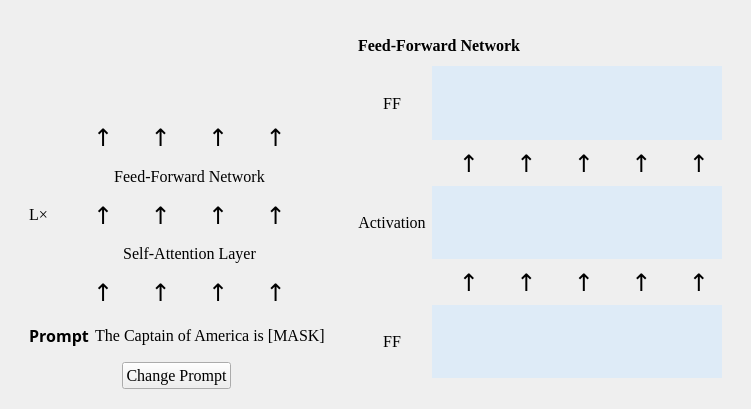
<?xml version="1.0" encoding="UTF-8"?>
<ui version="4.0">
 <class>Example_QWidget</class>
 <widget class="QWidget" name="Example_QWidget">
  <property name="geometry">
   <rect>
    <x>0</x>
    <y>0</y>
    <width>736</width>
    <height>409</height>
   </rect>
  </property>
  <property name="windowTitle">
   <string>Form</string>
  </property>
  <property name="styleSheet">
   <string notr="true"/>
  </property>
  <layout class="QHBoxLayout" name="horizontalLayout_3" stretch="2,3">
   <item>
    <widget class="QWidget" name="Left_widget" native="true">
     <property name="sizePolicy">
      <sizepolicy hsizetype="Expanding" vsizetype="Expanding">
       <horstretch>0</horstretch>
       <verstretch>0</verstretch>
      </sizepolicy>
     </property>
     <layout class="QHBoxLayout" name="horizontalLayout_4" stretch="0">
      <item>
       <layout class="QVBoxLayout" name="verticalLayout_5" stretch="8,0,0">
        <item>
         <widget class="QWidget" name="widget_2" native="true">
          <layout class="QHBoxLayout" name="horizontalLayout_10" stretch="0,9">
           <property name="topMargin">
            <number>100</number>
           </property>
           <property name="bottomMargin">
            <number>0</number>
           </property>
           <item>
            <layout class="QVBoxLayout" name="verticalLayout_3">
             <item>
              <widget class="QLabel" name="label_44">
               <property name="font">
                <font>
                 <family>Times New Roman</family>
                 <pointsize>12</pointsize>
                </font>
               </property>
               <property name="text">
                <string>L×</string>
               </property>
              </widget>
             </item>
            </layout>
           </item>
           <item>
            <layout class="QVBoxLayout" name="verticalLayout" stretch="1,2,1,2,1">
             <property name="spacing">
              <number>0</number>
             </property>
             <property name="leftMargin">
              <number>10</number>
             </property>
             <property name="topMargin">
              <number>0</number>
             </property>
             <property name="rightMargin">
              <number>10</number>
             </property>
             <item>
              <widget class="QLabel" name="jiantou_5">
               <property name="font">
                <font>
                 <family>Adobe 黑体 Std R</family>
                 <pointsize>18</pointsize>
                 <weight>50</weight>
                 <bold>false</bold>
                </font>
               </property>
               <property name="text">
                <string>↑      ↑      ↑      ↑</string>
               </property>
               <property name="alignment">
                <set>Qt::AlignCenter</set>
               </property>
              </widget>
             </item>
             <item>
              <widget class="QLabel" name="FeedForwardNetwork">
               <property name="sizePolicy">
                <sizepolicy hsizetype="Preferred" vsizetype="Preferred">
                 <horstretch>0</horstretch>
                 <verstretch>0</verstretch>
                </sizepolicy>
               </property>
               <property name="font">
                <font>
                 <family>Times New Roman</family>
                 <pointsize>12</pointsize>
                </font>
               </property>
               <property name="styleSheet">
                <string notr="true">border-image: url(./pics/pics/border/bk.png);</string>
               </property>
               <property name="text">
                <string>Feed-Forward Network</string>
               </property>
               <property name="alignment">
                <set>Qt::AlignCenter</set>
               </property>
               <property name="wordWrap">
                <bool>false</bool>
               </property>
              </widget>
             </item>
             <item>
              <widget class="QLabel" name="jiantou_4">
               <property name="font">
                <font>
                 <family>Adobe 黑体 Std R</family>
                 <pointsize>18</pointsize>
                 <weight>50</weight>
                 <bold>false</bold>
                </font>
               </property>
               <property name="text">
                <string>↑      ↑      ↑      ↑</string>
               </property>
               <property name="alignment">
                <set>Qt::AlignCenter</set>
               </property>
              </widget>
             </item>
             <item>
              <widget class="QLabel" name="SelfAttentionLayer">
               <property name="font">
                <font>
                 <family>Times New Roman</family>
                 <pointsize>12</pointsize>
                </font>
               </property>
               <property name="styleSheet">
                <string notr="true">border-image: url(./pics/pics/border/ok.png);</string>
               </property>
               <property name="text">
                <string>Self-Attention Layer</string>
               </property>
               <property name="alignment">
                <set>Qt::AlignCenter</set>
               </property>
              </widget>
             </item>
             <item>
              <widget class="QLabel" name="jiantou_3">
               <property name="font">
                <font>
                 <family>Adobe 黑体 Std R</family>
                 <pointsize>18</pointsize>
                 <weight>50</weight>
                 <bold>false</bold>
                </font>
               </property>
               <property name="text">
                <string>↑      ↑      ↑      ↑</string>
               </property>
               <property name="alignment">
                <set>Qt::AlignCenter</set>
               </property>
              </widget>
             </item>
            </layout>
           </item>
          </layout>
         </widget>
        </item>
        <item>
         <widget class="QWidget" name="widget_3" native="true">
          <property name="font">
           <font>
            <family>Times New Roman</family>
            <pointsize>12</pointsize>
           </font>
          </property>
          <property name="styleSheet">
           <string notr="true"/>
          </property>
          <layout class="QHBoxLayout" name="horizontalLayout_2" stretch="1,9">
           <item>
            <widget class="QLabel" name="Prompt_label">
             <property name="font">
              <font>
               <family>Adobe Devanagari</family>
               <pointsize>12</pointsize>
               <weight>75</weight>
               <bold>true</bold>
              </font>
             </property>
             <property name="styleSheet">
              <string notr="true">border-image: url(./pics/pics/border/dark_bk.png);
</string>
             </property>
             <property name="text">
              <string>Prompt</string>
             </property>
             <property name="alignment">
              <set>Qt::AlignCenter</set>
             </property>
            </widget>
           </item>
           <item>
            <widget class="QLabel" name="Prompt_text">
             <property name="text">
              <string>The Captain of America is [MASK]</string>
             </property>
             <property name="alignment">
              <set>Qt::AlignCenter</set>
             </property>
            </widget>
           </item>
          </layout>
         </widget>
        </item>
        <item>
         <layout class="QHBoxLayout" name="horizontalLayout_9">
          <item>
           <widget class="QPushButton" name="pushButton">
            <property name="sizePolicy">
             <sizepolicy hsizetype="Fixed" vsizetype="Fixed">
              <horstretch>0</horstretch>
              <verstretch>0</verstretch>
             </sizepolicy>
            </property>
            <property name="font">
             <font>
              <family>Times New Roman</family>
              <pointsize>12</pointsize>
             </font>
            </property>
            <property name="text">
             <string>Change Prompt</string>
            </property>
           </widget>
          </item>
         </layout>
        </item>
       </layout>
      </item>
     </layout>
    </widget>
   </item>
   <item>
    <widget class="QWidget" name="Right_widget" native="true">
     <property name="sizePolicy">
      <sizepolicy hsizetype="Expanding" vsizetype="Expanding">
       <horstretch>0</horstretch>
       <verstretch>0</verstretch>
      </sizepolicy>
     </property>
     <layout class="QVBoxLayout" name="verticalLayout_2" stretch="2,5,1,5,1,5">
      <property name="topMargin">
       <number>20</number>
      </property>
      <property name="bottomMargin">
       <number>20</number>
      </property>
      <item>
       <widget class="QLabel" name="Title_Right">
        <property name="font">
         <font>
          <family>Times New Roman</family>
          <pointsize>12</pointsize>
          <weight>75</weight>
          <bold>true</bold>
         </font>
        </property>
        <property name="text">
         <string>Feed-Forward Network</string>
        </property>
       </widget>
      </item>
      <item>
       <widget class="QWidget" name="FeedForwardLayer2" native="true">
        <layout class="QHBoxLayout" name="horizontalLayout_8" stretch="2,8">
         <property name="leftMargin">
          <number>0</number>
         </property>
         <property name="topMargin">
          <number>0</number>
         </property>
         <property name="bottomMargin">
          <number>0</number>
         </property>
         <item>
          <widget class="QLabel" name="label_FF_2">
           <property name="font">
            <font>
             <family>Times New Roman</family>
             <pointsize>12</pointsize>
            </font>
           </property>
           <property name="text">
            <string>FF</string>
           </property>
           <property name="alignment">
            <set>Qt::AlignCenter</set>
           </property>
          </widget>
         </item>
         <item>
          <widget class="QWidget" name="FF_Neuron_2" native="true">
           <property name="minimumSize">
            <size>
             <width>290</width>
             <height>0</height>
            </size>
           </property>
           <property name="styleSheet">
            <string notr="true">background-color: rgb(222, 235, 247);
border-color: rgb(75, 75, 75);</string>
           </property>
           <layout class="QGridLayout" name="gridLayout_2">
            <item row="0" column="2">
             <widget class="QLabel" name="label_25">
              <property name="maximumSize">
               <size>
                <width>30</width>
                <height>30</height>
               </size>
              </property>
              <property name="autoFillBackground">
               <bool>false</bool>
              </property>
              <property name="styleSheet">
               <string notr="true">image: url(./pics/pics/neuron/w.png);</string>
              </property>
              <property name="text">
               <string/>
              </property>
             </widget>
            </item>
            <item row="1" column="2">
             <widget class="QLabel" name="label_26">
              <property name="maximumSize">
               <size>
                <width>30</width>
                <height>30</height>
               </size>
              </property>
              <property name="styleSheet">
               <string notr="true">image: url(./pics/pics/neuron/w.png);</string>
              </property>
              <property name="text">
               <string/>
              </property>
             </widget>
            </item>
            <item row="0" column="1">
             <widget class="QLabel" name="label_23">
              <property name="maximumSize">
               <size>
                <width>30</width>
                <height>30</height>
               </size>
              </property>
              <property name="styleSheet">
               <string notr="true">image: url(./pics/pics/neuron/w.png);</string>
              </property>
              <property name="text">
               <string/>
              </property>
             </widget>
            </item>
            <item row="1" column="0">
             <widget class="QLabel" name="label_9">
              <property name="maximumSize">
               <size>
                <width>30</width>
                <height>30</height>
               </size>
              </property>
              <property name="autoFillBackground">
               <bool>false</bool>
              </property>
              <property name="styleSheet">
               <string notr="true">image: url(./pics/pics/neuron/w.png);</string>
              </property>
              <property name="text">
               <string/>
              </property>
             </widget>
            </item>
            <item row="1" column="4">
             <widget class="QLabel" name="label_10">
              <property name="maximumSize">
               <size>
                <width>30</width>
                <height>30</height>
               </size>
              </property>
              <property name="styleSheet">
               <string notr="true">image: url(./pics/pics/neuron/w.png);</string>
              </property>
              <property name="text">
               <string/>
              </property>
             </widget>
            </item>
            <item row="1" column="1">
             <widget class="QLabel" name="label_24">
              <property name="maximumSize">
               <size>
                <width>30</width>
                <height>30</height>
               </size>
              </property>
              <property name="styleSheet">
               <string notr="true">image: url(./pics/pics/neuron/w.png);</string>
              </property>
              <property name="text">
               <string/>
              </property>
             </widget>
            </item>
            <item row="1" column="5">
             <widget class="QLabel" name="label_30">
              <property name="maximumSize">
               <size>
                <width>30</width>
                <height>30</height>
               </size>
              </property>
              <property name="styleSheet">
               <string notr="true">image: url(./pics/pics/neuron/w.png);</string>
              </property>
              <property name="text">
               <string/>
              </property>
             </widget>
            </item>
            <item row="0" column="0">
             <widget class="QLabel" name="label_28">
              <property name="maximumSize">
               <size>
                <width>30</width>
                <height>30</height>
               </size>
              </property>
              <property name="styleSheet">
               <string notr="true">image: url(./pics/pics/neuron/w.png);</string>
              </property>
              <property name="text">
               <string/>
              </property>
             </widget>
            </item>
            <item row="0" column="4">
             <widget class="QLabel" name="label_29">
              <property name="maximumSize">
               <size>
                <width>30</width>
                <height>30</height>
               </size>
              </property>
              <property name="autoFillBackground">
               <bool>false</bool>
              </property>
              <property name="styleSheet">
               <string notr="true">image: url(./pics/pics/neuron/w.png);</string>
              </property>
              <property name="text">
               <string/>
              </property>
             </widget>
            </item>
            <item row="0" column="5">
             <widget class="QLabel" name="label_41">
              <property name="maximumSize">
               <size>
                <width>30</width>
                <height>30</height>
               </size>
              </property>
              <property name="autoFillBackground">
               <bool>false</bool>
              </property>
              <property name="styleSheet">
               <string notr="true">image: url(./pics/pics/neuron/w.png);</string>
              </property>
              <property name="text">
               <string/>
              </property>
             </widget>
            </item>
            <item row="1" column="6">
             <widget class="QLabel" name="label_21">
              <property name="maximumSize">
               <size>
                <width>30</width>
                <height>30</height>
               </size>
              </property>
              <property name="autoFillBackground">
               <bool>false</bool>
              </property>
              <property name="styleSheet">
               <string notr="true">image: url(./pics/pics/neuron/w.png);</string>
              </property>
              <property name="text">
               <string/>
              </property>
             </widget>
            </item>
            <item row="0" column="6">
             <widget class="QLabel" name="label_27">
              <property name="maximumSize">
               <size>
                <width>30</width>
                <height>30</height>
               </size>
              </property>
              <property name="styleSheet">
               <string notr="true">image: url(./pics/pics/neuron/w.png);</string>
              </property>
              <property name="text">
               <string/>
              </property>
             </widget>
            </item>
           </layout>
          </widget>
         </item>
        </layout>
       </widget>
      </item>
      <item>
       <widget class="QWidget" name="connection1" native="true">
        <layout class="QHBoxLayout" name="horizontalLayout_5" stretch="2,8">
         <property name="leftMargin">
          <number>0</number>
         </property>
         <property name="topMargin">
          <number>0</number>
         </property>
         <property name="rightMargin">
          <number>0</number>
         </property>
         <property name="bottomMargin">
          <number>0</number>
         </property>
         <item>
          <widget class="QLabel" name="label_2">
           <property name="text">
            <string/>
           </property>
          </widget>
         </item>
         <item>
          <widget class="QLabel" name="jiantou_2">
           <property name="font">
            <font>
             <family>Adobe 黑体 Std R</family>
             <pointsize>18</pointsize>
            </font>
           </property>
           <property name="text">
            <string>↑      ↑      ↑      ↑      ↑</string>
           </property>
           <property name="alignment">
            <set>Qt::AlignCenter</set>
           </property>
          </widget>
         </item>
        </layout>
       </widget>
      </item>
      <item>
       <widget class="QWidget" name="Activation" native="true">
        <layout class="QHBoxLayout" name="horizontalLayout_6" stretch="2,8">
         <property name="leftMargin">
          <number>0</number>
         </property>
         <property name="topMargin">
          <number>0</number>
         </property>
         <property name="bottomMargin">
          <number>0</number>
         </property>
         <item>
          <widget class="QLabel" name="label_Activation">
           <property name="font">
            <font>
             <family>Times New Roman</family>
             <pointsize>12</pointsize>
            </font>
           </property>
           <property name="text">
            <string>Activation</string>
           </property>
           <property name="alignment">
            <set>Qt::AlignCenter</set>
           </property>
          </widget>
         </item>
         <item>
          <widget class="QWidget" name="ActivatedNeuron" native="true">
           <property name="minimumSize">
            <size>
             <width>290</width>
             <height>0</height>
            </size>
           </property>
           <property name="styleSheet">
            <string notr="true">background-color: rgb(222, 235, 247);</string>
           </property>
           <layout class="QGridLayout" name="gridLayout">
            <item row="0" column="0">
             <widget class="QLabel" name="n_a_1">
              <property name="maximumSize">
               <size>
                <width>30</width>
                <height>30</height>
               </size>
              </property>
              <property name="autoFillBackground">
               <bool>false</bool>
              </property>
              <property name="styleSheet">
               <string notr="true">image: url(./pics/pics/neuron/w.png);</string>
              </property>
              <property name="text">
               <string/>
              </property>
             </widget>
            </item>
            <item row="0" column="1">
             <widget class="QLabel" name="n_a_2">
              <property name="maximumSize">
               <size>
                <width>30</width>
                <height>30</height>
               </size>
              </property>
              <property name="autoFillBackground">
               <bool>false</bool>
              </property>
              <property name="styleSheet">
               <string notr="true">image: url(./pics/pics/neuron/w.png);</string>
              </property>
              <property name="text">
               <string/>
              </property>
             </widget>
            </item>
            <item row="0" column="2">
             <widget class="QLabel" name="n_a_3">
              <property name="maximumSize">
               <size>
                <width>30</width>
                <height>30</height>
               </size>
              </property>
              <property name="autoFillBackground">
               <bool>false</bool>
              </property>
              <property name="styleSheet">
               <string notr="true">image: url(./pics/pics/neuron/w.png);</string>
              </property>
              <property name="text">
               <string/>
              </property>
             </widget>
            </item>
            <item row="0" column="3">
             <widget class="QLabel" name="n_a_4">
              <property name="maximumSize">
               <size>
                <width>30</width>
                <height>30</height>
               </size>
              </property>
              <property name="autoFillBackground">
               <bool>false</bool>
              </property>
              <property name="styleSheet">
               <string notr="true">image: url(./pics/pics/neuron/w.png);</string>
              </property>
              <property name="text">
               <string/>
              </property>
             </widget>
            </item>
            <item row="0" column="4">
             <widget class="QLabel" name="n_a_5">
              <property name="maximumSize">
               <size>
                <width>30</width>
                <height>30</height>
               </size>
              </property>
              <property name="autoFillBackground">
               <bool>false</bool>
              </property>
              <property name="styleSheet">
               <string notr="true">image: url(./pics/pics/neuron/w.png);</string>
              </property>
              <property name="text">
               <string/>
              </property>
             </widget>
            </item>
            <item row="0" column="5">
             <widget class="QLabel" name="n_a_6">
              <property name="maximumSize">
               <size>
                <width>30</width>
                <height>30</height>
               </size>
              </property>
              <property name="autoFillBackground">
               <bool>false</bool>
              </property>
              <property name="styleSheet">
               <string notr="true">image: url(./pics/pics/neuron/w.png);</string>
              </property>
              <property name="text">
               <string/>
              </property>
             </widget>
            </item>
            <item row="0" column="6">
             <widget class="QLabel" name="n_a_7">
              <property name="maximumSize">
               <size>
                <width>30</width>
                <height>30</height>
               </size>
              </property>
              <property name="autoFillBackground">
               <bool>false</bool>
              </property>
              <property name="styleSheet">
               <string notr="true">image: url(./pics/pics/neuron/w.png);</string>
              </property>
              <property name="text">
               <string/>
              </property>
             </widget>
            </item>
           </layout>
          </widget>
         </item>
        </layout>
       </widget>
      </item>
      <item>
       <widget class="QWidget" name="connection2" native="true">
        <layout class="QHBoxLayout" name="horizontalLayout" stretch="2,8">
         <property name="leftMargin">
          <number>0</number>
         </property>
         <property name="topMargin">
          <number>0</number>
         </property>
         <property name="rightMargin">
          <number>0</number>
         </property>
         <property name="bottomMargin">
          <number>0</number>
         </property>
         <item>
          <widget class="QLabel" name="label_3">
           <property name="text">
            <string/>
           </property>
          </widget>
         </item>
         <item>
          <widget class="QLabel" name="jiantou">
           <property name="font">
            <font>
             <family>Adobe 黑体 Std R</family>
             <pointsize>18</pointsize>
            </font>
           </property>
           <property name="text">
            <string>↑      ↑      ↑      ↑      ↑</string>
           </property>
           <property name="alignment">
            <set>Qt::AlignCenter</set>
           </property>
          </widget>
         </item>
        </layout>
       </widget>
      </item>
      <item>
       <widget class="QWidget" name="FeedForwardLayer1" native="true">
        <layout class="QHBoxLayout" name="horizontalLayout_7" stretch="2,8">
         <property name="leftMargin">
          <number>0</number>
         </property>
         <property name="topMargin">
          <number>0</number>
         </property>
         <property name="bottomMargin">
          <number>0</number>
         </property>
         <item>
          <widget class="QLabel" name="label_FF_1">
           <property name="font">
            <font>
             <family>Times New Roman</family>
             <pointsize>12</pointsize>
            </font>
           </property>
           <property name="text">
            <string>FF</string>
           </property>
           <property name="alignment">
            <set>Qt::AlignCenter</set>
           </property>
          </widget>
         </item>
         <item>
          <widget class="QWidget" name="FF_Neuron_1" native="true">
           <property name="minimumSize">
            <size>
             <width>290</width>
             <height>0</height>
            </size>
           </property>
           <property name="styleSheet">
            <string notr="true">background-color: rgb(222, 235, 247);
border-color: rgb(75, 75, 75);</string>
           </property>
           <layout class="QGridLayout" name="gridLayout_3">
            <property name="leftMargin">
             <number>5</number>
            </property>
            <property name="topMargin">
             <number>5</number>
            </property>
            <property name="rightMargin">
             <number>5</number>
            </property>
            <property name="bottomMargin">
             <number>5</number>
            </property>
            <item row="0" column="0">
             <widget class="QLabel" name="label_31">
              <property name="maximumSize">
               <size>
                <width>30</width>
                <height>30</height>
               </size>
              </property>
              <property name="autoFillBackground">
               <bool>false</bool>
              </property>
              <property name="styleSheet">
               <string notr="true">image: url(./pics/pics/neuron/w.png);</string>
              </property>
              <property name="text">
               <string/>
              </property>
             </widget>
            </item>
            <item row="1" column="5">
             <widget class="QLabel" name="label_43">
              <property name="maximumSize">
               <size>
                <width>30</width>
                <height>30</height>
               </size>
              </property>
              <property name="autoFillBackground">
               <bool>false</bool>
              </property>
              <property name="styleSheet">
               <string notr="true">image: url(./pics/pics/neuron/w.png);</string>
              </property>
              <property name="text">
               <string/>
              </property>
             </widget>
            </item>
            <item row="1" column="4">
             <widget class="QLabel" name="label_22">
              <property name="maximumSize">
               <size>
                <width>30</width>
                <height>30</height>
               </size>
              </property>
              <property name="autoFillBackground">
               <bool>false</bool>
              </property>
              <property name="styleSheet">
               <string notr="true">image: url(./pics/pics/neuron/w.png);</string>
              </property>
              <property name="text">
               <string/>
              </property>
             </widget>
            </item>
            <item row="1" column="0">
             <widget class="QLabel" name="label_32">
              <property name="maximumSize">
               <size>
                <width>30</width>
                <height>30</height>
               </size>
              </property>
              <property name="autoFillBackground">
               <bool>false</bool>
              </property>
              <property name="styleSheet">
               <string notr="true">image: url(./pics/pics/neuron/w.png);</string>
              </property>
              <property name="text">
               <string/>
              </property>
             </widget>
            </item>
            <item row="0" column="2">
             <widget class="QLabel" name="label_34">
              <property name="maximumSize">
               <size>
                <width>30</width>
                <height>30</height>
               </size>
              </property>
              <property name="autoFillBackground">
               <bool>false</bool>
              </property>
              <property name="styleSheet">
               <string notr="true">image: url(./pics/pics/neuron/w.png);</string>
              </property>
              <property name="text">
               <string/>
              </property>
             </widget>
            </item>
            <item row="1" column="2">
             <widget class="QLabel" name="label_36">
              <property name="maximumSize">
               <size>
                <width>30</width>
                <height>30</height>
               </size>
              </property>
              <property name="autoFillBackground">
               <bool>false</bool>
              </property>
              <property name="styleSheet">
               <string notr="true">image: url(./pics/pics/neuron/w.png);</string>
              </property>
              <property name="text">
               <string/>
              </property>
             </widget>
            </item>
            <item row="0" column="5">
             <widget class="QLabel" name="label_42">
              <property name="maximumSize">
               <size>
                <width>30</width>
                <height>30</height>
               </size>
              </property>
              <property name="autoFillBackground">
               <bool>false</bool>
              </property>
              <property name="styleSheet">
               <string notr="true">image: url(./pics/pics/neuron/w.png);</string>
              </property>
              <property name="text">
               <string/>
              </property>
             </widget>
            </item>
            <item row="0" column="4">
             <widget class="QLabel" name="label_12">
              <property name="maximumSize">
               <size>
                <width>30</width>
                <height>30</height>
               </size>
              </property>
              <property name="autoFillBackground">
               <bool>false</bool>
              </property>
              <property name="styleSheet">
               <string notr="true">image: url(./pics/pics/neuron/w.png);</string>
              </property>
              <property name="text">
               <string/>
              </property>
             </widget>
            </item>
            <item row="1" column="1">
             <widget class="QLabel" name="label_33">
              <property name="maximumSize">
               <size>
                <width>30</width>
                <height>30</height>
               </size>
              </property>
              <property name="autoFillBackground">
               <bool>false</bool>
              </property>
              <property name="styleSheet">
               <string notr="true">image: url(./pics/pics/neuron/w.png);</string>
              </property>
              <property name="text">
               <string/>
              </property>
             </widget>
            </item>
            <item row="1" column="3">
             <widget class="QLabel" name="label_35">
              <property name="maximumSize">
               <size>
                <width>30</width>
                <height>30</height>
               </size>
              </property>
              <property name="autoFillBackground">
               <bool>false</bool>
              </property>
              <property name="styleSheet">
               <string notr="true">image: url(./pics/pics/neuron/w.png);</string>
              </property>
              <property name="text">
               <string/>
              </property>
             </widget>
            </item>
            <item row="0" column="1">
             <widget class="QLabel" name="label_38">
              <property name="maximumSize">
               <size>
                <width>30</width>
                <height>30</height>
               </size>
              </property>
              <property name="autoFillBackground">
               <bool>false</bool>
              </property>
              <property name="styleSheet">
               <string notr="true">image: url(./pics/pics/neuron/w.png);</string>
              </property>
              <property name="text">
               <string/>
              </property>
             </widget>
            </item>
            <item row="0" column="3">
             <widget class="QLabel" name="label_37">
              <property name="maximumSize">
               <size>
                <width>30</width>
                <height>30</height>
               </size>
              </property>
              <property name="autoFillBackground">
               <bool>false</bool>
              </property>
              <property name="styleSheet">
               <string notr="true">image: url(./pics/pics/neuron/w.png);</string>
              </property>
              <property name="text">
               <string/>
              </property>
             </widget>
            </item>
           </layout>
          </widget>
         </item>
        </layout>
       </widget>
      </item>
     </layout>
    </widget>
   </item>
  </layout>
 </widget>
 <resources>
  <include location="pics.qrc"/>
 </resources>
 <connections/>
</ui>
